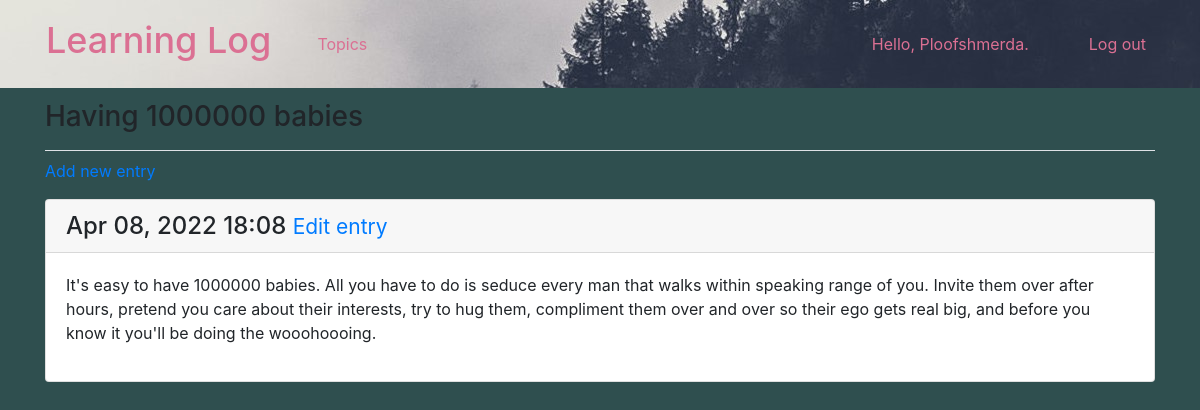
Screenshot of /topics/5/ (signed in) with the database file from the repository.
### learning_logs/models.py (models this page shows, shortened)
class Topic(models.Model):
	text = models.CharField(max_length = 200)
	date_added = models.DateTimeField(auto_now_add = True)
	owner = models.ForeignKey(User, on_delete=models.CASCADE)
	def __str__(self):
		return self.text

class Entry(models.Model):
	topic = models.ForeignKey(Topic, on_delete=models.CASCADE)
	text = models.TextField()
	date_added = models.DateTimeField(auto_now_add=True)
	class Meta:
		verbose_name_plural = 'entries'

### learning_logs/views.py (the view)
# urls.py: path('topics/<int:topic_id>/', views.topic, name='topic'),
@login_required
def topic(request, topic_id):
	topic = Topic.objects.get(id=topic_id)
	if topic.owner != request.user:
		raise Http404
	entries = topic.entry_set.order_by('-date_added')
	context = {'topic': topic, 'entries' :entries}
	return render(request, 'learning_logs/topic.html', context)

### learning_logs/templates/learning_logs/topic.html
{% extends 'learning_logs/base.html' %}
{% block page_header %}
  <h3>{{topic}}</h3>
{% endblock page_header %}
{% block content %}
  <p>
  	<a href="{% url 'learning_logs:new_entry' topic.id %}">Add new entry</a>
  </p>
  {% for entry in entries %}
    <div class="card mb-3">
      <h4 class="card-header">
        {{ entry.date_added|date:'M d, Y H:i' }}
        <small><a href="{% url 'learning_logs:edit_entry' entry.id %}">Edit entry</a></small>
      </h4>
      <div class="card-body">
        {{ entry.text|linebreaks }}
      </div>
    </div>
  {% empty %}
    <p>There are no entries for this topic yet.</p>
  {% endfor %}
{% endblock content %}

### learning_logs/templates/learning_logs/base.html (shortened to what this page needs)
{% load bootstrap4 %}
{% load static %}
<!doctype html>
<html lang="en">
<head>
<link rel="stylesheet" type="text/css" href="{% static 'learning_logs/custom.css' %}">
  {% bootstrap_css %}
</head>
<body>
  <nav class="navbar navbar-expand-md navbar-light bg-light mb-1 mynav">
	<a class="navbar-brand h1" style="color:palevioletred;font-size:36px" href="{% url 'learning_logs:index' %}">
	Learning Log </a>
   <div class="collapse navbar-collapse" id="navbarCollapse">
   	<ul class="navbar-nav mr-auto">
   	  <li class="nav-item">
   	  	<a class="nav-link" href="{% url 'learning_logs:topics'%}">
   	  	Topics</a></li>
   	</ul>
   	<ul class="navbar-nav ml-auto">
   	  {% if user.is_authenticated %}
   	   <li class="nav-item">
   	   	 <span class="navbar-text" style="color:palevioletred">Hello, {{ user.username }}.</span>
   	   </li>
   	   <li class="nav-item">
   	   	 <a class="nav-link" href="{% url 'users:logout' %}">Log out</a>
   	   </li>
   	  {% else %}
   	    <li class="nav-item">
   	      <a class="nav-link" href="{% url 'users:register' %}">Register</a>
   	    </li>
   	    <li class="nav-item">
   	      <a class="nav-link" href="{% url 'users:login' %}">Log in</a></li>
   	  {% endif %}
   	</ul>
  </div>
 </nav>
 <main role="main" class="container">
   <div class="pb-2 py-2 mb-2 border-bottom align-items-center justify-items-center">
      {% block page_header %}{% endblock page_header %}
   </div>
   <div>
     {% block content %}{% endblock content %}
   </div>
 </main>
</body>
</html>

### learning_logs/static/learning_logs/custom.css (style rules this page uses)
body { background: darkslategray !important }
.mynav { background-image: url(mountains.jpg); }
.navbar-light .navbar-nav .nav-link { color: palevioletred !important; }
.navbar-brand { margin-left: 30px; }
.nav-item { padding-right: 30px; }
.navbar-expand-md .navbar-nav .nav-link { padding-left: 30px !important; }

### rows the page displays
Topic: text "Having 1000000 babies"
Entry: date_added "Apr 08, 2022 18:08", text "It's easy to have 1000000 babies. All you have to do is seduce every man that walks within speaking range of you. Invite them over after hours, pretend you care about their interests, try to hug them, compliment them over and over so their ego gets real big, and before you know it you'll be doing the wooohoooing."

### other values shown
{{ user.username }} "Ploofshmerda"
